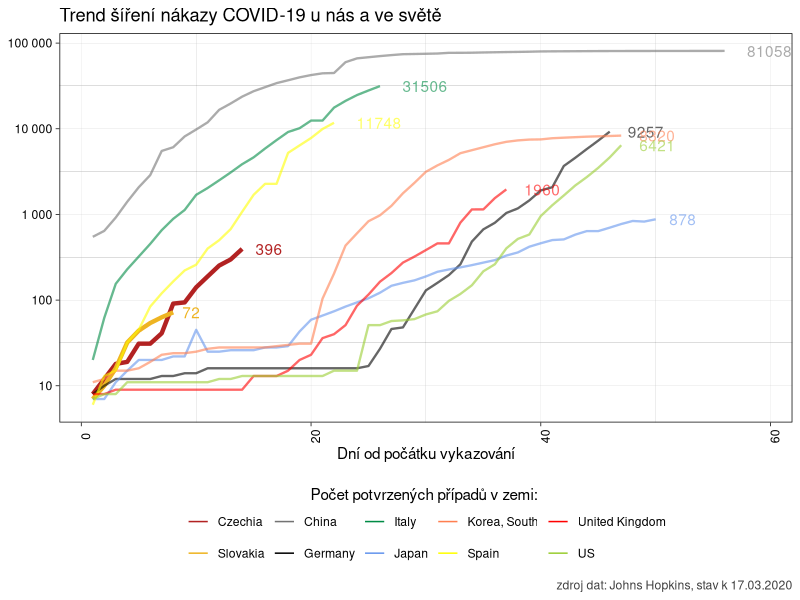
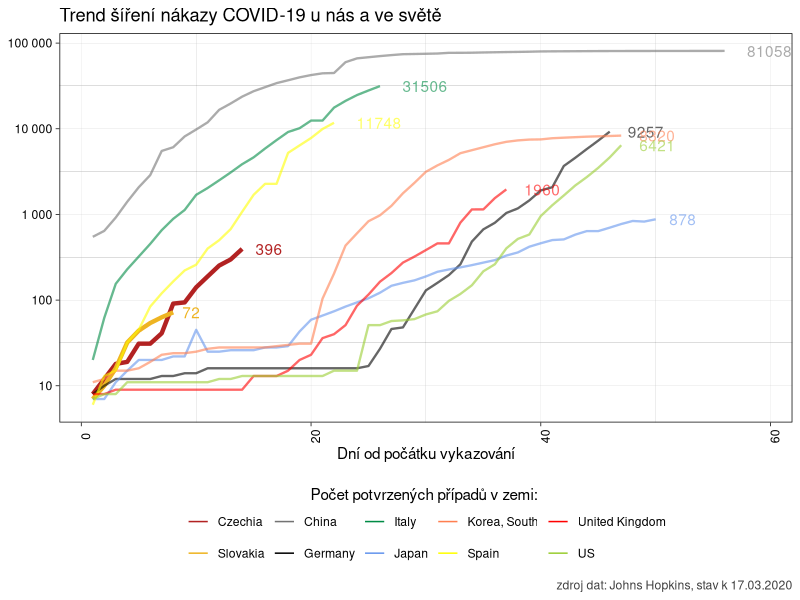

Write the R code that produced these figures, in order.
# pro srovnání...

library(tidyverse)

clean_data <- read_csv2("./data/raw_data.csv") %>%
  filter(zeme %in% c(
    "China", "Italy", "Japan", "Korea, South", "Czechia",
    "United Kingdom", "Slovakia", "Germany", "Spain", "US"
  ) & pocet > 0) %>%
  mutate(zeme = fct_relevel(as.factor(zeme), c("Czechia", "Slovakia"))) %>%
  group_by(zeme, datum) %>%
  summarise(pocet = sum(pocet)) %>%
  filter(pocet > 5) %>% # před pěti nemocnými je to hodně volatilní...
  group_by(zeme) %>%
  arrange(datum) %>%
  mutate(den = row_number())


ggplot(data = clean_data, aes(x = den, y = pocet, color = zeme, alpha = zeme)) +
  geom_line(aes(size = zeme)) +
  geom_text(
    data = slice(clean_data, which.max(den)),
    aes(x = den, y = pocet, label = pocet),
    hjust = -.5, show.legend = F
  ) +
  labs(
    title = "Trend šíření nákazy COVID-19 u nás a ve světě",
    color = "Počet potvrzených případů v zemi: ",
    x = "Dní od počátku vykazování",
    y = "Počet nakažených (log scale)",
    caption = paste("zdroj dat: Johns Hopkins, stav k", max(clean_data$datum) %>%
      format(format = "%d.%m.%Y"))
  ) +
  scale_x_continuous(limits = c(1, max(clean_data$den) + 3)) +
  scale_y_log10(labels = scales::number_format()) +
  scale_color_manual(
    values = c(
      "Czechia" = "firebrick",
      "Slovakia" = "goldenrod2",
      "China" = "gray45",
      "Italy" = "springgreen4",
      "Japan" = "cornflowerblue",
      "Korea, South" = "coral",
      "United Kingdom" = "red",
      "Germany" = "black",
      "US" = "yellowgreen",
      "Spain" = "yellow"
    ),
    guide = guide_legend(
      title.position = "top",
      title.hjust = 0.5,
      override.aes = list(size = 2)
    )
  ) +
  scale_alpha_manual(
    values = c(
      "Czechia" = 1,
      "Slovakia" = 1,
      "China" = .6,
      "Italy" = .6,
      "Japan" = .6,
      "Korea, South" = .6,
      "United Kingdom" = .6,
      "Germany" = .6,
      "Spain" = .6,
      "US" = .6
    ),
    guide = guide_none()
  ) +
  scale_size_manual(
    values = c(
      "Czechia" = 1.5,
      "Slovakia" = 1.5,
      "China" = .8,
      "Italy" = .8,
      "Japan" = .8,
      "Korea, South" = .8,
      "United Kingdom" = .8,
      "Germany" = .8,
      "Spain" = .8,
      "US" = .8
    ),
    guide = guide_none()
  ) +
  theme_linedraw() +
  theme(
    axis.text.x = element_text(angle = 90),
    axis.title.y = element_blank(),
    panel.grid.major = element_line(color = "gray75"),
    plot.caption = element_text(color = "gray25"),
    legend.position = "bottom"
  )

ggsave("./img/cizina.png", dpi = 300, units = "cm", width = 25, height = 16)
